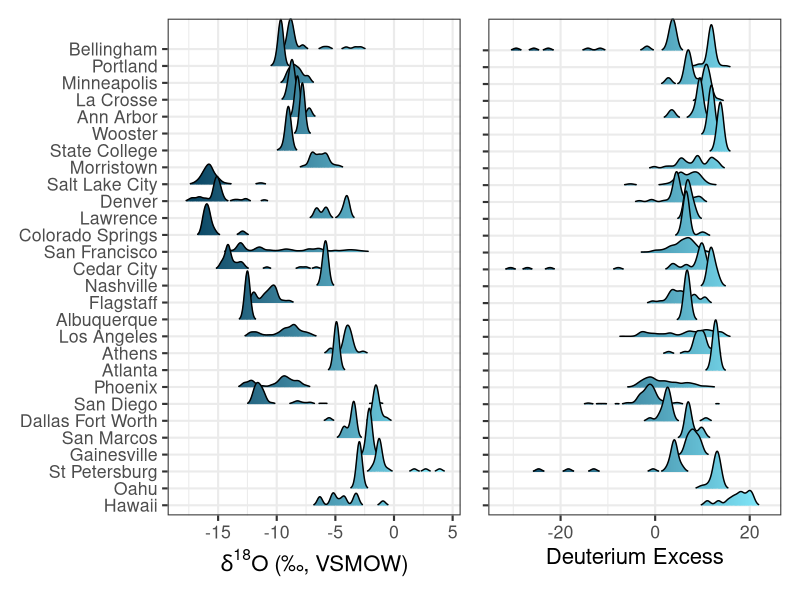
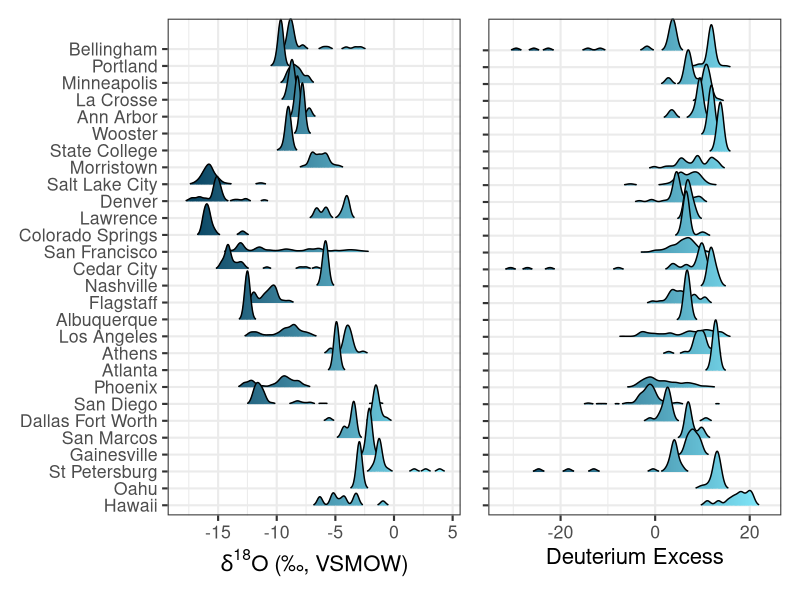

Generate these figures, in order, with R:
# Ridge Plots for Figure 2 ------------------------------------------------

library(tidyverse); library(ggridges); library(patchwork)

tapData <- read_csv("data/cityWater.csv", 
                    col_types = cols(cluster_ID = col_character()))

#Oxygen Latitude North-South
density <- tapData %>%
  mutate(cluster_location = fct_relevel(cluster_location, 
                                        "Hawaii","Oahu","St Petersburg",
                                        "Gainesville","San Marcos","Dallas Fort Worth",
                                        "San Diego", "Phoenix","Atlanta","Athens",
                                        "Los Angeles","Albuquerque", "Flagstaff",
                                        "Nashville","Cedar City", "San Francisco",
                                        "Colorado Springs","Lawrence","Denver",
                                        "Salt Lake City","Morristown","State College",
                                        "Wooster","Ann Arbor","La Crosse","Minneapolis",
                                        "Portland","Bellingham")) 


DensPlot_d18O <- ggplot(density, 
                        aes(x = `d18O`, y = `cluster_location`, fill = ..x..)) + 
  geom_density_ridges_gradient(scale = 3, rel_min_height = 0.01) +
  scale_fill_gradient(low = "#003f5c", high = "#84edff", na.value = NA) +
  theme_bw(base_size = 16) +
  theme(
    legend.position="none",
    axis.title.y=element_blank(),
    panel.spacing = unit(0.1, "lines"),
    strip.text.x = element_text(size = 8)
  ) +
  labs(
    x = expression(paste(delta^18, "O", " (\u2030, VSMOW)"))
  ) 

DensPlot_d_ex <- ggplot(density, aes(x = d_ex, y = cluster_location, fill = ..x..)) +
  geom_density_ridges_gradient(scale = 3, rel_min_height = 0.01) +
  scale_fill_gradient(low = "#003f5c", high = "#84edff", na.value = NA) +
  #labs(title = 'Cities') +
  theme_bw(base_size = 16) +
  theme(axis.text.y=element_blank(),
        axis.title.y=element_blank(),
        legend.position="none") + 
  labs(
    x = "Deuterium Excess"
  )

DensPlot_d18O + DensPlot_d_ex  
ggsave("figures/densityRidges.pdf", width=12, height=5, units="in", dpi=300)
